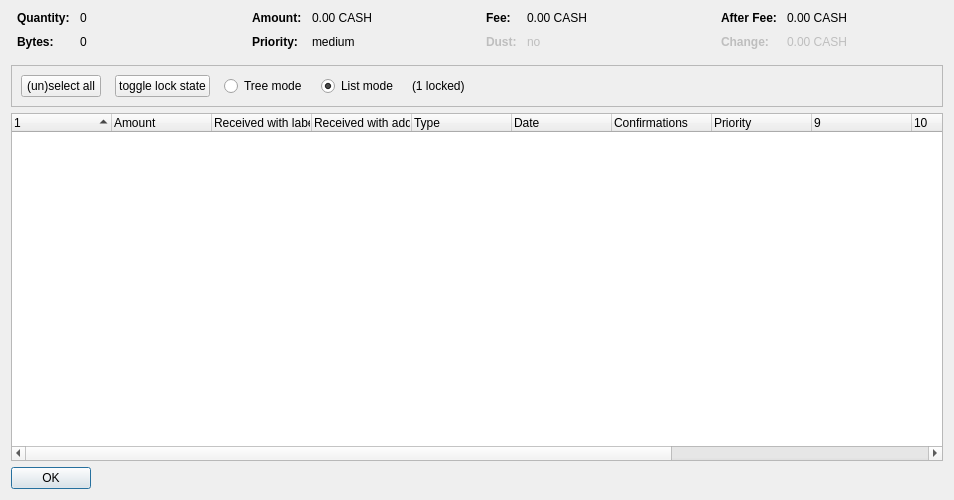
<?xml version="1.0" encoding="UTF-8"?>
<ui version="4.0">
 <class>CoinControlDialog</class>
 <widget class="QDialog" name="CoinControlDialog">
  <property name="geometry">
   <rect>
    <x>0</x>
    <y>0</y>
    <width>954</width>
    <height>500</height>
   </rect>
  </property>
  <property name="windowTitle">
   <string>Coin Selection</string>
  </property>
  <layout class="QVBoxLayout" name="verticalLayout">
   <item>
    <layout class="QHBoxLayout" name="horizontalLayoutTop" stretch="0,0,0,0">
     <property name="topMargin">
      <number>0</number>
     </property>
     <property name="bottomMargin">
      <number>10</number>
     </property>
     <item>
      <layout class="QFormLayout" name="formLayoutCoinControl1">
       <property name="horizontalSpacing">
        <number>10</number>
       </property>
       <property name="verticalSpacing">
        <number>10</number>
       </property>
       <property name="leftMargin">
        <number>6</number>
       </property>
       <property name="rightMargin">
        <number>6</number>
       </property>
       <item row="0" column="0">
        <widget class="QLabel" name="labelCoinControlQuantityText">
         <property name="font">
          <font>
           <weight>75</weight>
           <bold>true</bold>
          </font>
         </property>
         <property name="text">
          <string>Quantity:</string>
         </property>
        </widget>
       </item>
       <item row="0" column="1">
        <widget class="QLabel" name="labelCoinControlQuantity">
         <property name="cursor">
          <cursorShape>IBeamCursor</cursorShape>
         </property>
         <property name="contextMenuPolicy">
          <enum>Qt::ActionsContextMenu</enum>
         </property>
         <property name="text">
          <string notr="true">0</string>
         </property>
         <property name="textInteractionFlags">
          <set>Qt::LinksAccessibleByMouse|Qt::TextSelectableByKeyboard|Qt::TextSelectableByMouse</set>
         </property>
        </widget>
       </item>
       <item row="1" column="0">
        <widget class="QLabel" name="labelCoinControlBytesText">
         <property name="font">
          <font>
           <weight>75</weight>
           <bold>true</bold>
          </font>
         </property>
         <property name="text">
          <string>Bytes:</string>
         </property>
        </widget>
       </item>
       <item row="1" column="1">
        <widget class="QLabel" name="labelCoinControlBytes">
         <property name="cursor">
          <cursorShape>IBeamCursor</cursorShape>
         </property>
         <property name="contextMenuPolicy">
          <enum>Qt::ActionsContextMenu</enum>
         </property>
         <property name="text">
          <string notr="true">0</string>
         </property>
         <property name="textInteractionFlags">
          <set>Qt::LinksAccessibleByMouse|Qt::TextSelectableByKeyboard|Qt::TextSelectableByMouse</set>
         </property>
        </widget>
       </item>
      </layout>
     </item>
     <item>
      <layout class="QFormLayout" name="formLayoutCoinControl2">
       <property name="horizontalSpacing">
        <number>10</number>
       </property>
       <property name="verticalSpacing">
        <number>10</number>
       </property>
       <property name="leftMargin">
        <number>6</number>
       </property>
       <property name="rightMargin">
        <number>6</number>
       </property>
       <item row="0" column="0">
        <widget class="QLabel" name="labelCoinControlAmountText">
         <property name="font">
          <font>
           <weight>75</weight>
           <bold>true</bold>
          </font>
         </property>
         <property name="text">
          <string>Amount:</string>
         </property>
        </widget>
       </item>
       <item row="0" column="1">
        <widget class="QLabel" name="labelCoinControlAmount">
         <property name="cursor">
          <cursorShape>IBeamCursor</cursorShape>
         </property>
         <property name="contextMenuPolicy">
          <enum>Qt::ActionsContextMenu</enum>
         </property>
         <property name="text">
          <string notr="true">0.00 CASH</string>
         </property>
         <property name="textInteractionFlags">
          <set>Qt::LinksAccessibleByMouse|Qt::TextSelectableByKeyboard|Qt::TextSelectableByMouse</set>
         </property>
        </widget>
       </item>
       <item row="1" column="0">
        <widget class="QLabel" name="labelCoinControlPriorityText">
         <property name="font">
          <font>
           <weight>75</weight>
           <bold>true</bold>
          </font>
         </property>
         <property name="text">
          <string>Priority:</string>
         </property>
        </widget>
       </item>
       <item row="1" column="1">
        <widget class="QLabel" name="labelCoinControlPriority">
         <property name="cursor">
          <cursorShape>IBeamCursor</cursorShape>
         </property>
         <property name="contextMenuPolicy">
          <enum>Qt::ActionsContextMenu</enum>
         </property>
         <property name="text">
          <string>medium</string>
         </property>
         <property name="textInteractionFlags">
          <set>Qt::LinksAccessibleByMouse|Qt::TextSelectableByKeyboard|Qt::TextSelectableByMouse</set>
         </property>
        </widget>
       </item>
      </layout>
     </item>
     <item>
      <layout class="QFormLayout" name="formLayoutCoinControl3">
       <property name="horizontalSpacing">
        <number>10</number>
       </property>
       <property name="verticalSpacing">
        <number>10</number>
       </property>
       <property name="leftMargin">
        <number>6</number>
       </property>
       <property name="rightMargin">
        <number>6</number>
       </property>
       <item row="0" column="0">
        <widget class="QLabel" name="labelCoinControlFeeText">
         <property name="font">
          <font>
           <weight>75</weight>
           <bold>true</bold>
          </font>
         </property>
         <property name="text">
          <string>Fee:</string>
         </property>
        </widget>
       </item>
       <item row="0" column="1">
        <widget class="QLabel" name="labelCoinControlFee">
         <property name="cursor">
          <cursorShape>IBeamCursor</cursorShape>
         </property>
         <property name="contextMenuPolicy">
          <enum>Qt::ActionsContextMenu</enum>
         </property>
         <property name="text">
          <string notr="true">0.00 CASH</string>
         </property>
         <property name="textInteractionFlags">
          <set>Qt::LinksAccessibleByMouse|Qt::TextSelectableByKeyboard|Qt::TextSelectableByMouse</set>
         </property>
        </widget>
       </item>
       <item row="1" column="0">
        <widget class="QLabel" name="labelCoinControlLowOutputText">
         <property name="enabled">
          <bool>false</bool>
         </property>
         <property name="font">
          <font>
           <weight>75</weight>
           <bold>true</bold>
          </font>
         </property>
         <property name="text">
          <string>Dust:</string>
         </property>
        </widget>
       </item>
       <item row="1" column="1">
        <widget class="QLabel" name="labelCoinControlLowOutput">
         <property name="enabled">
          <bool>false</bool>
         </property>
         <property name="cursor">
          <cursorShape>IBeamCursor</cursorShape>
         </property>
         <property name="contextMenuPolicy">
          <enum>Qt::ActionsContextMenu</enum>
         </property>
         <property name="text">
          <string>no</string>
         </property>
         <property name="textInteractionFlags">
          <set>Qt::LinksAccessibleByMouse|Qt::TextSelectableByKeyboard|Qt::TextSelectableByMouse</set>
         </property>
        </widget>
       </item>
      </layout>
     </item>
     <item>
      <layout class="QFormLayout" name="formLayoutCoinControl4">
       <property name="horizontalSpacing">
        <number>10</number>
       </property>
       <property name="verticalSpacing">
        <number>10</number>
       </property>
       <property name="leftMargin">
        <number>6</number>
       </property>
       <property name="rightMargin">
        <number>6</number>
       </property>
       <item row="0" column="0">
        <widget class="QLabel" name="labelCoinControlAfterFeeText">
         <property name="font">
          <font>
           <weight>75</weight>
           <bold>true</bold>
          </font>
         </property>
         <property name="text">
          <string>After Fee:</string>
         </property>
        </widget>
       </item>
       <item row="0" column="1">
        <widget class="QLabel" name="labelCoinControlAfterFee">
         <property name="cursor">
          <cursorShape>IBeamCursor</cursorShape>
         </property>
         <property name="contextMenuPolicy">
          <enum>Qt::ActionsContextMenu</enum>
         </property>
         <property name="text">
          <string notr="true">0.00 CASH</string>
         </property>
         <property name="textInteractionFlags">
          <set>Qt::LinksAccessibleByMouse|Qt::TextSelectableByKeyboard|Qt::TextSelectableByMouse</set>
         </property>
        </widget>
       </item>
       <item row="1" column="0">
        <widget class="QLabel" name="labelCoinControlChangeText">
         <property name="enabled">
          <bool>false</bool>
         </property>
         <property name="font">
          <font>
           <weight>75</weight>
           <bold>true</bold>
          </font>
         </property>
         <property name="text">
          <string>Change:</string>
         </property>
        </widget>
       </item>
       <item row="1" column="1">
        <widget class="QLabel" name="labelCoinControlChange">
         <property name="enabled">
          <bool>false</bool>
         </property>
         <property name="cursor">
          <cursorShape>IBeamCursor</cursorShape>
         </property>
         <property name="contextMenuPolicy">
          <enum>Qt::ActionsContextMenu</enum>
         </property>
         <property name="text">
          <string notr="true">0.00 CASH</string>
         </property>
         <property name="textInteractionFlags">
          <set>Qt::LinksAccessibleByMouse|Qt::TextSelectableByKeyboard|Qt::TextSelectableByMouse</set>
         </property>
        </widget>
       </item>
      </layout>
     </item>
    </layout>
   </item>
   <item>
    <widget class="QFrame" name="frame">
     <property name="minimumSize">
      <size>
       <width>0</width>
       <height>40</height>
      </size>
     </property>
     <property name="frameShape">
      <enum>QFrame::StyledPanel</enum>
     </property>
     <property name="frameShadow">
      <enum>QFrame::Sunken</enum>
     </property>
     <layout class="QHBoxLayout" name="horizontalLayout">
      <item>
       <layout class="QHBoxLayout" name="horizontalLayoutPanel" stretch="0,0,0,0,0,0">
        <property name="spacing">
         <number>14</number>
        </property>
        <item>
         <widget class="QPushButton" name="pushButtonSelectAll">
          <property name="sizePolicy">
           <sizepolicy hsizetype="Maximum" vsizetype="Fixed">
            <horstretch>0</horstretch>
            <verstretch>0</verstretch>
           </sizepolicy>
          </property>
          <property name="text">
           <string>(un)select all</string>
          </property>
          <property name="autoDefault">
           <bool>false</bool>
          </property>
         </widget>
        </item>
        <item>
         <widget class="QPushButton" name="pushButtonToggleLock">
          <property name="sizePolicy">
           <sizepolicy hsizetype="Maximum" vsizetype="Fixed">
            <horstretch>0</horstretch>
            <verstretch>0</verstretch>
           </sizepolicy>
          </property>
          <property name="text">
           <string>toggle lock state</string>
          </property>
          <property name="autoDefault">
           <bool>false</bool>
          </property>
         </widget>
        </item>
        <item>
         <widget class="QRadioButton" name="radioTreeMode">
          <property name="sizePolicy">
           <sizepolicy hsizetype="Maximum" vsizetype="Fixed">
            <horstretch>0</horstretch>
            <verstretch>0</verstretch>
           </sizepolicy>
          </property>
          <property name="text">
           <string>Tree mode</string>
          </property>
         </widget>
        </item>
        <item>
         <widget class="QRadioButton" name="radioListMode">
          <property name="sizePolicy">
           <sizepolicy hsizetype="Maximum" vsizetype="Fixed">
            <horstretch>0</horstretch>
            <verstretch>0</verstretch>
           </sizepolicy>
          </property>
          <property name="text">
           <string>List mode</string>
          </property>
          <property name="checked">
           <bool>true</bool>
          </property>
         </widget>
        </item>
        <item>
         <widget class="QLabel" name="labelLocked">
          <property name="text">
           <string>(1 locked)</string>
          </property>
         </widget>
        </item>
        <item>
         <spacer name="horizontalSpacer">
          <property name="orientation">
           <enum>Qt::Horizontal</enum>
          </property>
          <property name="sizeHint" stdset="0">
           <size>
            <width>40</width>
            <height>20</height>
           </size>
          </property>
         </spacer>
        </item>
       </layout>
      </item>
     </layout>
    </widget>
   </item>
   <item>
    <widget class="CoinControlTreeWidget" name="treeWidget">
     <property name="contextMenuPolicy">
      <enum>Qt::CustomContextMenu</enum>
     </property>
     <property name="sortingEnabled">
      <bool>false</bool>
     </property>
     <property name="columnCount">
      <number>13</number>
     </property>
     <attribute name="headerShowSortIndicator" stdset="0">
      <bool>true</bool>
     </attribute>
     <attribute name="headerStretchLastSection">
      <bool>false</bool>
     </attribute>
     <column>
      <property name="text">
       <string/>
      </property>
     </column>
     <column>
      <property name="text">
       <string>Amount</string>
      </property>
     </column>
     <column>
      <property name="text">
       <string>Received with label</string>
      </property>
     </column>
     <column>
      <property name="text">
       <string>Received with address</string>
      </property>
     </column>
     <column>
      <property name="text">
       <string>Type</string>
      </property>
     </column>
     <column>
      <property name="text">
       <string>Date</string>
      </property>
     </column>
     <column>
      <property name="text">
       <string>Confirmations</string>
      </property>
      <property name="toolTip">
       <string>Confirmed</string>
      </property>
     </column>
     <column>
      <property name="text">
       <string>Priority</string>
      </property>
     </column>
     <column>
      <property name="text">
       <string/>
      </property>
     </column>
     <column>
      <property name="text">
       <string/>
      </property>
     </column>
     <column>
      <property name="text">
       <string/>
      </property>
     </column>
     <column>
      <property name="text">
       <string/>
      </property>
     </column>
     <column>
      <property name="text">
       <string/>
      </property>
     </column>
    </widget>
   </item>
   <item>
    <widget class="QDialogButtonBox" name="buttonBox">
     <property name="sizePolicy">
      <sizepolicy hsizetype="Maximum" vsizetype="Fixed">
       <horstretch>0</horstretch>
       <verstretch>0</verstretch>
      </sizepolicy>
     </property>
     <property name="orientation">
      <enum>Qt::Horizontal</enum>
     </property>
     <property name="standardButtons">
      <set>QDialogButtonBox::Ok</set>
     </property>
    </widget>
   </item>
  </layout>
 </widget>
 <customwidgets>
  <customwidget>
   <class>CoinControlTreeWidget</class>
   <extends>QTreeWidget</extends>
   <header>coincontroltreewidget.h</header>
  </customwidget>
 </customwidgets>
 <resources/>
 <connections/>
</ui>
